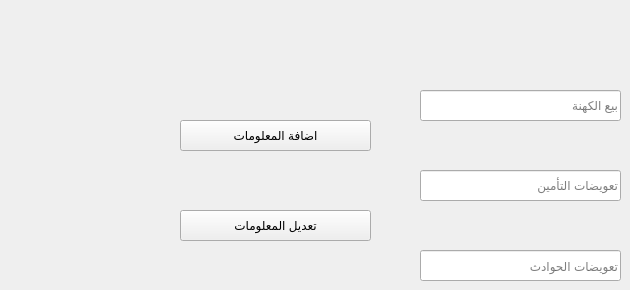
    <widget class="QWidget" name="tab_4">
     <attribute name="title">
      <string>الايرادات</string>
     </attribute>
     <widget class="QLineEdit" name="lineEdit_49">
      <property name="geometry">
       <rect>
        <x>420</x>
        <y>170</y>
        <width>201</width>
        <height>31</height>
       </rect>
      </property>
      <property name="text">
       <string/>
      </property>
      <property name="placeholderText">
       <string>تعويضات التأمين</string>
      </property>
     </widget>
     <widget class="QLineEdit" name="lineEdit_48">
      <property name="geometry">
       <rect>
        <x>420</x>
        <y>90</y>
        <width>201</width>
        <height>31</height>
       </rect>
      </property>
      <property name="text">
       <string/>
      </property>
      <property name="placeholderText">
       <string>بيع الكهنة</string>
      </property>
     </widget>
     <widget class="QLineEdit" name="lineEdit_47">
      <property name="geometry">
       <rect>
        <x>420</x>
        <y>250</y>
        <width>201</width>
        <height>31</height>
       </rect>
      </property>
      <property name="text">
       <string/>
      </property>
      <property name="placeholderText">
       <string>تعويضات الحوادث</string>
      </property>
     </widget>
     <widget class="QPushButton" name="btna_revenus_info">
      <property name="geometry">
       <rect>
        <x>180</x>
        <y>120</y>
        <width>191</width>
        <height>31</height>
       </rect>
      </property>
      <property name="text">
       <string>اضافة المعلومات</string>
      </property>
     </widget>
     <widget class="QPushButton" name="btnu_revenus_info">
      <property name="geometry">
       <rect>
        <x>180</x>
        <y>210</y>
        <width>191</width>
        <height>31</height>
       </rect>
      </property>
      <property name="text">
       <string>تعديل المعلومات</string>
      </property>
     </widget>
    </widget>
